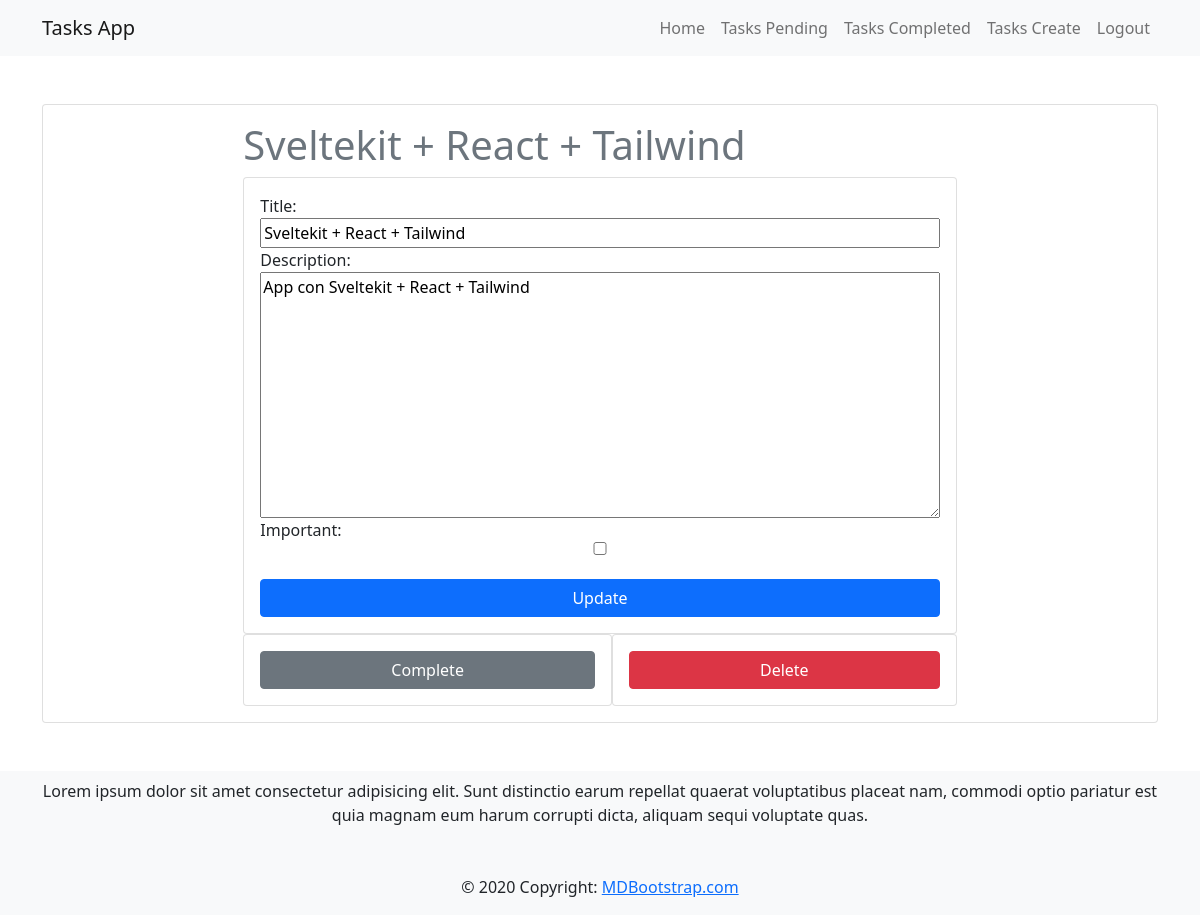
Screenshot of /tasks/3/ (signed in) with the database file from the repository.
### tasks/models.py (models this page shows, shortened)
class Task(models.Model):
    title = models.CharField(max_length=200)
    description = models.TextField(blank=True)
    created = models.DateTimeField(auto_now_add=True)
    updated = models.DateTimeField(auto_now=True)
    datecompleted = models.DateTimeField(null=True, blank=True)
    important = models.BooleanField(default=False)
    user = models.ForeignKey(User, on_delete=models.CASCADE)
    class Meta:
        verbose_name = 'Task'
        verbose_name_plural = 'Tasks'

### tasks/views.py (the view, shortened to what this page needs)
# urls.py: path("tasks/<int:taskId>/", views.detail_task, name="detail_task"),
@login_required
def detail_task(request, taskId):
    if request.method == 'GET':
        task = get_object_or_404(
            Task, id=taskId, user=request.user)
        form = TaskForm(instance=task)
        return render(request, "detail_task.html", {
            'task': task,
            'form': form
        })

### tasks/forms.py
class TaskForm(forms.ModelForm):
    class Meta:
        model = Task
        fields = ("title", "description", "important",)
        Widget = {
            'title': forms.TextInput(attrs={'class': 'form-control', 'placeholder': 'Write a Title', }),
            'description': forms.Textarea(attrs={'class': 'form-control', 'placeholder': 'Write a Description', }),
            'important': forms.CheckboxInput(attrs={'class': 'form-check-input', }),
        }

### tasks/templates/detail_task.html (shortened to what this page needs)
{% extends 'base.html' %} {% block content %}
<div class="row">
  <div class="col-md-8 offset-md-2">
    <h1 class="text-secondary">{{task.title}}</h1>
    <form method="POST" class="card card-body">
      {% csrf_token %} {{form}}
      <button class="btn btn-primary mt-4">Update</button>
    </form>
    <div class="d-flex">
      <form action=" {% url 'complete_task' task.id %}  " method="POST" class="card card-body">
        <button class="btn btn-secondary">Complete</button>
      </form>
      <form action=" {% url 'delete_task' task.id %}  " method="POST" class="card card-body">
        <button class="btn btn-danger">Delete</button>
      </form>
    </div>
  </div>
</div>
{% endblock %}

### rows the page displays
Task: title "Sveltekit + React + Tailwind", description "App con Sveltekit + React + Tailwind"
